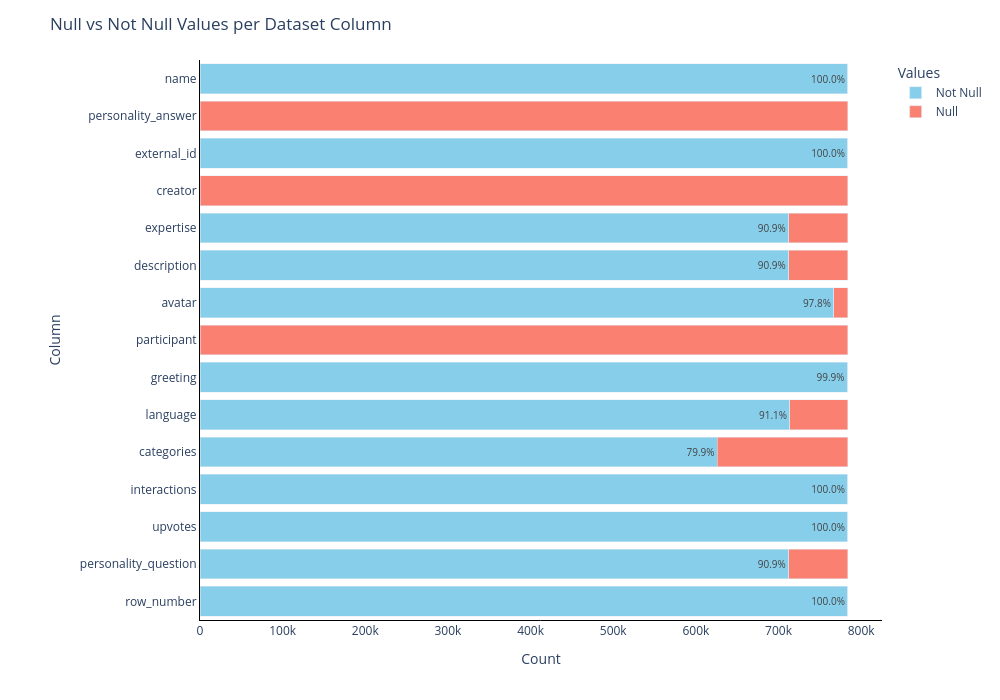

Write notebook code for a chart like this one.
### Markdown cell above
## 3.4 Percentage of Missing Values in Dataset

### Code cell
# 1. copy dataset for calculating missingness
df_null = df.copy()

# 2.normalize 'null' values 
object_cols = df_null.select_dtypes(include=["object", "category"]).columns
null_values = {"None", "none", "NULL", "null", "NaN", "nan", "na", "n/a", ""}

for col in object_cols:
    df_null[col] = df_null[col].replace(list(null_values), np.nan)

# in category dtype normalize null
cat_cols = df_null.select_dtypes(include=["category"]).columns

for col in cat_cols:
    df_null[col] = df_null[col].astype("object").replace("[]", np.nan)

# precompute missingness 
total = len(df_null)

df_plot = pd.DataFrame({
    "Column": df_null.columns,
    "Null": df_null.isna().sum().values,
    "Not Null": df_null.notna().sum().values
})


display(HTML("<h3>3.4 Percentage of Missing Values in Dataset (Per Column)</h3>"))

#melt for plotly 
df_melt = df_plot.melt(
    id_vars="Column",
    value_vars=["Not Null", "Null"],
    var_name="Values",
    value_name="Count"
)

# plot in plotly 
fig = px.bar(
    df_melt,
    y="Column",
    x="Count",
    color="Values",
    orientation="h",
    barmode="stack",
    color_discrete_map={
        "Not Null": "skyblue",
        "Null": "salmon"
    }
)

# show percent labels for non null in  each column
def add_percent_labels(trace):
    if trace.name == "Not Null":
        vals = df_plot["Not Null"].values
        perc = (vals / total * 100).round(1)
        trace.text = [f"{p}%" for p in perc]
    else:
        trace.text = None

fig.for_each_trace(add_percent_labels)

fig.update_traces(textposition="inside", textfont_size=10)

# display layout
fig.update_layout(
    title="Null vs Not Null Values per Dataset Column",
    height=700,
    width=1000,
    plot_bgcolor="white",
    paper_bgcolor="white",
    margin=dict(l=200),
    xaxis=dict(showline=True, linecolor="black"),
    yaxis=dict(showline=True, linecolor="black")
)

fig.show()

### Figure 1 — Plotly figure (JSON) as saved in the notebook; plotly's stock layout.template omitted (floating-point values rounded to 4 significant figures)
{"data": [{"alignmentgroup": "True", "hovertemplate": "Values=Not Null<br>Count=%{x}<br>Column=%{y}<extra></extra>", "legendgroup": "Not Null", "marker": {"color": "skyblue", "pattern": {"shape": ""}}, "name": "Not Null", "offsetgroup": "Not Null", "orientation": "h", "showlegend": true, "text": ["100.0%", "90.9%", "100.0%", "100.0%", "79.9%", "91.1%", "99.9%", "0.0%", "97.8%", "90.9%", "90.9%", "0.0%", "100.0%", "0.0%", "100.0%"], "textfont": {"size": 10}, "textposition": "inside", "type": "bar", "x": [783978, 712403, 783978, 783978, 626173, 713892, 783533, 0, 767056, 712403, 712403, 0, 783977, 0, 783945], "xaxis": "x", "y": ["row_number", "personality_question", "upvotes", "interactions", "categories", "language", "greeting", "participant", "avatar", "description", "expertise", "creator", "external_id", "personality_answer", "name"], "yaxis": "y"}, {"alignmentgroup": "True", "hovertemplate": "Values=Null<br>Count=%{x}<br>Column=%{y}<extra></extra>", "legendgroup": "Null", "marker": {"color": "salmon", "pattern": {"shape": ""}}, "name": "Null", "offsetgroup": "Null", "orientation": "h", "showlegend": true, "textfont": {"size": 10}, "textposition": "inside", "type": "bar", "x": [0, 71575, 0, 0, 157805, 70086, 445, 783978, 16922, 71575, 71575, 783978, 1, 783978, 33], "xaxis": "x", "y": ["row_number", "personality_question", "upvotes", "interactions", "categories", "language", "greeting", "participant", "avatar", "description", "expertise", "creator", "external_id", "personality_answer", "name"], "yaxis": "y"}], "layout": {"barmode": "stack", "height": 700, "legend": {"title": {"text": "Values"}, "tracegroupgap": 0}, "margin": {"l": 200, "t": 60}, "paper_bgcolor": "white", "plot_bgcolor": "white", "title": {"text": "Null vs Not Null Values per Dataset Column"}, "width": 1000, "xaxis": {"anchor": "y", "domain": [0, 1], "linecolor": "black", "showline": true, "title": {"text": "Count"}}, "yaxis": {"anchor": "x", "domain": [0, 1], "linecolor": "black", "showline": true, "title": {"text": "Column"}}}}
